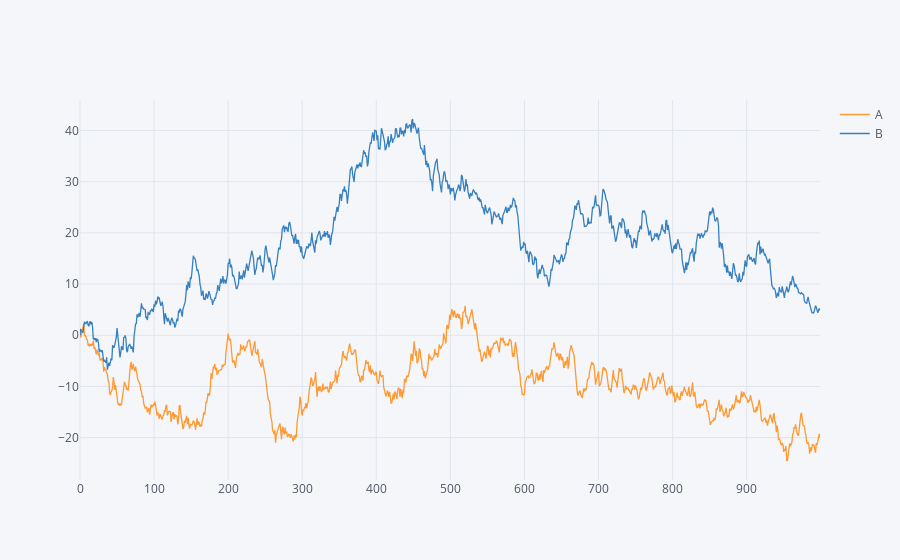

Notebook code cell kept with this figure:
### Markdown cell above
## Chart types

### Line charts

### Code cell
df = pd.DataFrame(np.random.randn(1000, 2), columns=['A', 'B']).cumsum()
df.iplot()

### Figure 1 — Plotly figure (JSON) as saved in the notebook; plotly's stock layout.template omitted (floating-point values rounded to 4 significant figures; data arrays with more than 128 entries replaced by an {"elided": "..."} marker saying what was removed)
{"data": [{"line": {"color": "rgba(255, 153, 51, 1.0)", "dash": "solid", "width": 1.3}, "mode": "lines", "name": "A", "text": "", "type": "scatter", "x": {"elided": "1000 int values"}, "y": {"elided": "1000 float values"}}, {"line": {"color": "rgba(55, 128, 191, 1.0)", "dash": "solid", "width": 1.3}, "mode": "lines", "name": "B", "text": "", "type": "scatter", "x": {"elided": "1000 int values"}, "y": {"elided": "1000 float values"}}], "layout": {"legend": {"bgcolor": "#F5F6F9", "font": {"color": "#4D5663"}}, "paper_bgcolor": "#F5F6F9", "plot_bgcolor": "#F5F6F9", "titlefont": {"color": "#4D5663"}, "xaxis1": {"gridcolor": "#E1E5ED", "showgrid": true, "tickfont": {"color": "#4D5663"}, "title": "", "titlefont": {"color": "#4D5663"}, "zerolinecolor": "#E1E5ED"}, "yaxis1": {"gridcolor": "#E1E5ED", "showgrid": true, "tickfont": {"color": "#4D5663"}, "title": "", "titlefont": {"color": "#4D5663"}, "zerolinecolor": "#E1E5ED"}}}
